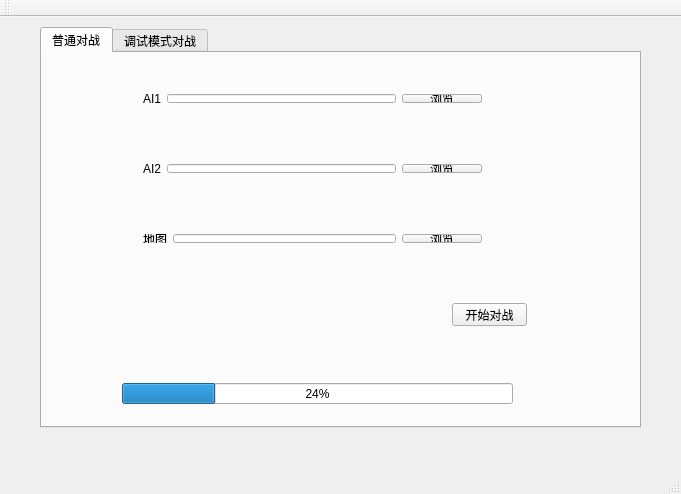
<?xml version="1.0" encoding="UTF-8"?>
<ui version="4.0">
 <class>MainWindow</class>
 <widget class="QMainWindow" name="MainWindow">
  <property name="geometry">
   <rect>
    <x>0</x>
    <y>0</y>
    <width>681</width>
    <height>494</height>
   </rect>
  </property>
  <property name="windowTitle">
   <string>MainWindow</string>
  </property>
  <widget class="QWidget" name="centralWidget">
   <widget class="QTabWidget" name="tabWidget">
    <property name="geometry">
     <rect>
      <x>40</x>
      <y>10</y>
      <width>601</width>
      <height>401</height>
     </rect>
    </property>
    <property name="currentIndex">
     <number>0</number>
    </property>
    <widget class="QWidget" name="tab_common">
     <property name="enabled">
      <bool>true</bool>
     </property>
     <property name="accessibleName">
      <string/>
     </property>
     <attribute name="title">
      <string>普通对战</string>
     </attribute>
     <widget class="QProgressBar" name="progressBar_common">
      <property name="geometry">
       <rect>
        <x>80</x>
        <y>330</y>
        <width>391</width>
        <height>21</height>
       </rect>
      </property>
      <property name="value">
       <number>24</number>
      </property>
     </widget>
     <widget class="QPushButton" name="pushButton_common_start">
      <property name="geometry">
       <rect>
        <x>410</x>
        <y>250</y>
        <width>75</width>
        <height>23</height>
       </rect>
      </property>
      <property name="text">
       <string>开始对战</string>
      </property>
     </widget>
     <widget class="QWidget" name="layoutWidget">
      <property name="geometry">
       <rect>
        <x>90</x>
        <y>30</y>
        <width>361</width>
        <height>31</height>
       </rect>
      </property>
      <layout class="QHBoxLayout" name="horizontalLayout">
       <item>
        <widget class="QLabel" name="label">
         <property name="text">
          <string>AI1</string>
         </property>
        </widget>
       </item>
       <item>
        <widget class="QLineEdit" name="lineEdit_common1"/>
       </item>
       <item>
        <widget class="QPushButton" name="pushButton_common_ai1">
         <property name="text">
          <string>浏览</string>
         </property>
        </widget>
       </item>
      </layout>
     </widget>
     <widget class="QWidget" name="layoutWidget">
      <property name="geometry">
       <rect>
        <x>90</x>
        <y>100</y>
        <width>361</width>
        <height>31</height>
       </rect>
      </property>
      <layout class="QHBoxLayout" name="horizontalLayout_2">
       <item>
        <widget class="QLabel" name="label_2">
         <property name="text">
          <string>AI2</string>
         </property>
        </widget>
       </item>
       <item>
        <widget class="QLineEdit" name="lineEdit_common2"/>
       </item>
       <item>
        <widget class="QPushButton" name="pushButton_common_ai2">
         <property name="text">
          <string>浏览</string>
         </property>
        </widget>
       </item>
      </layout>
     </widget>
     <widget class="QWidget" name="layoutWidget_2">
      <property name="geometry">
       <rect>
        <x>90</x>
        <y>170</y>
        <width>361</width>
        <height>31</height>
       </rect>
      </property>
      <layout class="QHBoxLayout" name="horizontalLayout_3">
       <item>
        <widget class="QLabel" name="label_3">
         <property name="text">
          <string>地图</string>
         </property>
        </widget>
       </item>
       <item>
        <widget class="QLineEdit" name="lineEdit_common_map"/>
       </item>
       <item>
        <widget class="QPushButton" name="pushButton_common_map">
         <property name="text">
          <string>浏览</string>
         </property>
        </widget>
       </item>
      </layout>
     </widget>
    </widget>
    <widget class="QWidget" name="tab_debug">
     <attribute name="title">
      <string>调试模式对战</string>
     </attribute>
    </widget>
   </widget>
  </widget>
  <widget class="QMenuBar" name="menuBar">
   <property name="geometry">
    <rect>
     <x>0</x>
     <y>0</y>
     <width>681</width>
     <height>23</height>
    </rect>
   </property>
  </widget>
  <widget class="QToolBar" name="mainToolBar">
   <attribute name="toolBarArea">
    <enum>TopToolBarArea</enum>
   </attribute>
   <attribute name="toolBarBreak">
    <bool>false</bool>
   </attribute>
  </widget>
  <widget class="QStatusBar" name="statusBar"/>
 </widget>
 <layoutdefault spacing="6" margin="11"/>
 <resources/>
 <connections/>
</ui>
